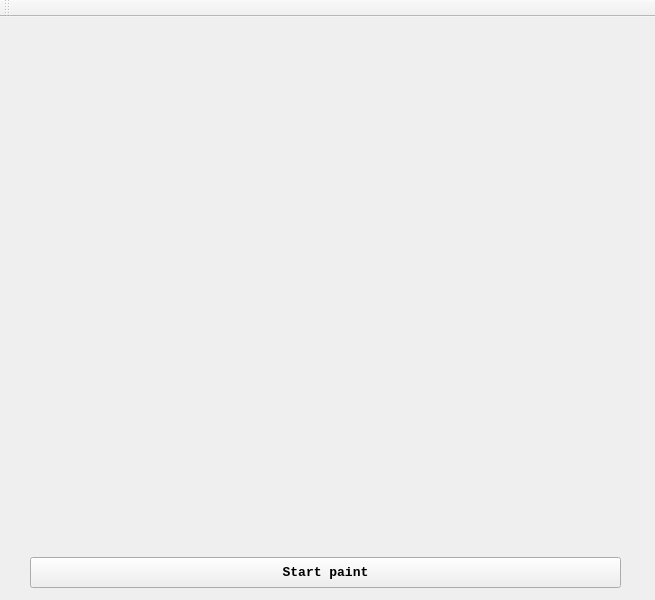
<?xml version="1.0" encoding="UTF-8"?>
<ui version="4.0">
 <class>MainWindow</class>
 <widget class="QMainWindow" name="MainWindow">
  <property name="geometry">
   <rect>
    <x>0</x>
    <y>0</y>
    <width>655</width>
    <height>600</height>
   </rect>
  </property>
  <property name="sizePolicy">
   <sizepolicy hsizetype="Fixed" vsizetype="Fixed">
    <horstretch>0</horstretch>
    <verstretch>0</verstretch>
   </sizepolicy>
  </property>
  <property name="minimumSize">
   <size>
    <width>655</width>
    <height>600</height>
   </size>
  </property>
  <property name="maximumSize">
   <size>
    <width>655</width>
    <height>600</height>
   </size>
  </property>
  <property name="windowTitle">
   <string>MainWindow</string>
  </property>
  <widget class="QWidget" name="centralWidget">
   <widget class="QPushButton" name="pushButton_StartPainting">
    <property name="geometry">
     <rect>
      <x>30</x>
      <y>540</y>
      <width>591</width>
      <height>31</height>
     </rect>
    </property>
    <property name="font">
     <font>
      <family>Consolas</family>
      <pointsize>10</pointsize>
      <weight>75</weight>
      <bold>true</bold>
     </font>
    </property>
    <property name="text">
     <string>Start paint</string>
    </property>
   </widget>
  </widget>
  <widget class="QMenuBar" name="menuBar">
   <property name="geometry">
    <rect>
     <x>0</x>
     <y>0</y>
     <width>655</width>
     <height>20</height>
    </rect>
   </property>
  </widget>
  <widget class="QToolBar" name="mainToolBar">
   <attribute name="toolBarArea">
    <enum>TopToolBarArea</enum>
   </attribute>
   <attribute name="toolBarBreak">
    <bool>false</bool>
   </attribute>
  </widget>
 </widget>
 <layoutdefault spacing="6" margin="11"/>
 <resources/>
 <connections/>
</ui>
